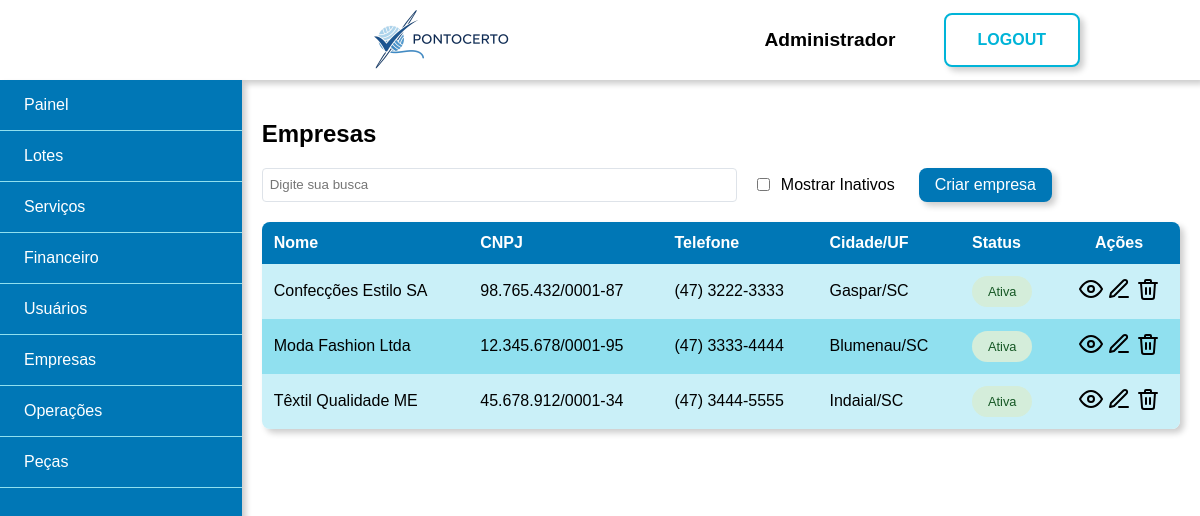
Page /admin/empresas (signed in) on the committed database.
### tables this page shows
CREATE TABLE usuarios (
    id int PRIMARY KEY AUTO_INCREMENT,
    tipo enum('admin', 'costureira') NOT NULL DEFAULT 'costureira',
    nome varchar(50) NOT NULL,
    cpf varchar(11) NOT NULL UNIQUE,
    email varchar(250) NOT NULL UNIQUE,
    telefone varchar(11) NOT NULL,
    cep varchar(8) NOT NULL,
    logradouro varchar(250),
    complemento varchar(50),
    cidade varchar(100),
    tipo_chave_pix enum('cpf', 'cnpj', 'email', 'telefone', 'aleatoria') DEFAULT 'cpf',
    chave_pix varchar(250),
    senha varchar(255) NOT NULL,
    banco int NULL DEFAULT 0,
    agencia INT NULL DEFAULT 0,
    conta INT NULL DEFAULT 0,
    especialidade_id INT NOT NULL DEFAULT 2,
    ativo TINYINT DEFAULT 1,
    created_at TIMESTAMP DEFAULT CURRENT_TIMESTAMP,
    updated_at TIMESTAMP DEFAULT CURRENT_TIMESTAMP ON UPDATE CURRENT_TIMESTAMP
 );

CREATE TABLE empresas (
    id INT PRIMARY KEY AUTO_INCREMENT,
    nome VARCHAR(255) NOT NULL,
    cnpj VARCHAR(14) NOT NULL UNIQUE,
    email VARCHAR(255),
    telefone VARCHAR(20),
    endereco TEXT,
    cidade VARCHAR(100),
    estado VARCHAR(2),
    cep VARCHAR(8),
    observacao TEXT,
    ativo TINYINT DEFAULT 1,
    created_at TIMESTAMP DEFAULT CURRENT_TIMESTAMP,
    updated_at TIMESTAMP DEFAULT CURRENT_TIMESTAMP ON UPDATE CURRENT_TIMESTAMP
);

### views/admin/empresas.php (the view, shortened to what the rows shown need)
<div class="conteudo flex">
    <div class="conteudo-tabela">
        <h2>Empresas</h2>
        <div class="tabela">
            <table cellspacing='0' class="redondinho shadow filter">
                <thead>
                    <tr>
                        <th class="ae">Nome</th>
                        <th class="ae">CNPJ</th>
                        <th class="ae">Telefone</th>
                        <th class="ae">Cidade/UF</th>
                        <th class="ae">Status</th>
                        <th class="ac">Ações</th>
                    </tr>
                </thead>
                <tbody>
                    <?php if (empty($listaEmpresas)): ?>
                        <tr>
                            <td colspan="7" class="ac">Nenhuma empresa encontrada</td>
                        </tr>
                    <?php else: ?>
                        <?php foreach ($listaEmpresas as $empresa): ?>
                           <tr class="linha-filter" data-ativo="<?= $empresa['ativo'] ? '1' : '0' ?>">
                                <td class="ae"><?= htmlspecialchars($empresa['nome']) ?></td>
                                <td class="ae"><?= $this->formatarCNPJ($empresa['cnpj']) ?></td>
                                <td class="ae"><?= $this->formatarTelefone($empresa['telefone']) ?></td>
                                <td class="ae"><?= htmlspecialchars($empresa['cidade']) ?>/<?= htmlspecialchars($empresa['estado']) ?></td>
                                <td class="ae">
                                    <span class="status-badge <?= $empresa['ativo'] ? 'active' : 'inactive' ?>">
                                        <?= $empresa['ativo'] ? 'Ativa' : 'Inativa' ?>
                                    </span>
                                </td>
                                <td class="ac">
                                    <a href="<?= BASE_URL ?>admin/visualizar-empresa?id=<?= $empresa['id'] ?>" title="Visualizar">
                                        <img class="icone" src="<?= ASSETS_URL ?>icones/visualizar.svg" alt="visualizar">
                                    </a>
                                    <a href="<?= BASE_URL ?>admin/editar-empresa?id=<?= $empresa['id'] ?>" title="Editar">
                                        <img class="icone" src="<?= ASSETS_URL ?>icones/editar.svg" alt="editar">
                                    </a>
                                    <?php if ($empresa['ativo']): ?>
                                        <a href="<?= BASE_URL ?>admin/remover-empresa?id=<?= $empresa['id'] ?>"
                                           onclick="return confirm('Tem certeza que deseja desativar esta empresa?')"
                                           title="Desativar">
                                            <img class="icone" src="<?= ASSETS_URL ?>icones/remover.svg" alt="desativar">
                                        </a>
                                    <?php endif; ?>
                                </td>
                            </tr>
                        <?php endforeach; ?>
                    <?php endif; ?>
                </tbody>
            </table>
        </div>
    </div>
</div>

### views/shared/header.php (shortened to what the rows shown need)
<!DOCTYPE html>
<html lang="pt-BR">
<head>
    <link rel="stylesheet" href="<?php echo ASSETS_URL?>css/style.css">
</head>
<body>
    <?php if ($login ?? false): ?>
        <div class="principal azul flex center">
    <?php else: ?>
        <div class="principal">
            <?php if ($usuarioLogado ?? false): ?>
                <div class="topo flex h-center shadow">
                    <a class="imagem-topo" href="<?= $dashboardLink ?>">
                        <img src="<?php echo ASSETS_URL?>img/banner.png" alt="banner">
                    </a>
                    <span class="flex l-gap v-center">
                        <span class="nome-usuario"><?= htmlspecialchars($nomeUsuario) ?></span>
                        <a href="<?= BASE_URL ?>logout" class="botao-grande">LOGOUT</a>
                    </span>
                </div>
            <?php endif; ?>
    <?php endif; ?>

### rows in the picture
usuarios: nome "Administrador"
empresas: nome "Confecções Estilo SA", cnpj "98.765.432/0001-87", telefone "(47) 3222-3333", cidade "Gaspar", estado "SC", ativo "Ativa"
empresas: nome "Moda Fashion Ltda", cnpj "12.345.678/0001-95", telefone "(47) 3333-4444", cidade "Blumenau", estado "SC", ativo "Ativa"
empresas: nome "Têxtil Qualidade ME", cnpj "45.678.912/0001-34", telefone "(47) 3444-5555", cidade "Indaial", estado "SC", ativo "Ativa"

### other values in the picture
$item['label'] "Painel"
$item['label'] "Lotes"
$item['label'] "Serviços"
$item['label'] "Financeiro"
$item['label'] "Usuários"
$item['label'] "Empresas"
$item['label'] "Operações"
$item['label'] "Peças"
